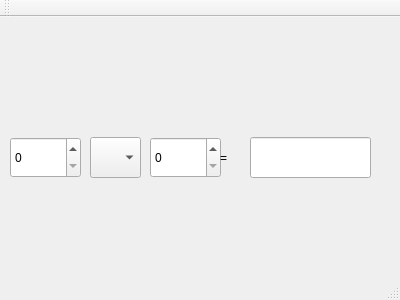
<?xml version="1.0" encoding="UTF-8"?>
<ui version="4.0">
 <class>MainWindow</class>
 <widget class="QMainWindow" name="MainWindow">
  <property name="geometry">
   <rect>
    <x>0</x>
    <y>0</y>
    <width>400</width>
    <height>300</height>
   </rect>
  </property>
  <property name="windowTitle">
   <string>MainWindow</string>
  </property>
  <widget class="QWidget" name="centralWidget">
   <widget class="QComboBox" name="comboBox">
    <property name="geometry">
     <rect>
      <x>90</x>
      <y>120</y>
      <width>51</width>
      <height>41</height>
     </rect>
    </property>
    <property name="maximumSize">
     <size>
      <width>69</width>
      <height>16777215</height>
     </size>
    </property>
    <property name="styleSheet">
     <string notr="true">font: 18pt &quot;MS Shell Dlg 2&quot;;</string>
    </property>
   </widget>
   <widget class="QLineEdit" name="result">
    <property name="geometry">
     <rect>
      <x>250</x>
      <y>120</y>
      <width>121</width>
      <height>41</height>
     </rect>
    </property>
    <property name="styleSheet">
     <string notr="true">font: 14pt &quot;MS Shell Dlg 2&quot;;</string>
    </property>
    <property name="readOnly">
     <bool>true</bool>
    </property>
   </widget>
   <widget class="QSpinBox" name="spinBox">
    <property name="geometry">
     <rect>
      <x>10</x>
      <y>120</y>
      <width>71</width>
      <height>41</height>
     </rect>
    </property>
    <property name="styleSheet">
     <string notr="true">font: 14pt &quot;MS Shell Dlg 2&quot;;</string>
    </property>
   </widget>
   <widget class="QSpinBox" name="spinBox_2">
    <property name="geometry">
     <rect>
      <x>150</x>
      <y>120</y>
      <width>71</width>
      <height>41</height>
     </rect>
    </property>
    <property name="styleSheet">
     <string notr="true">font: 14pt &quot;MS Shell Dlg 2&quot;;</string>
    </property>
   </widget>
   <widget class="QLabel" name="label">
    <property name="geometry">
     <rect>
      <x>220</x>
      <y>130</y>
      <width>31</width>
      <height>21</height>
     </rect>
    </property>
    <property name="styleSheet">
     <string notr="true">
font: 26pt &quot;MS Shell Dlg 2&quot;;</string>
    </property>
    <property name="text">
     <string>=</string>
    </property>
   </widget>
  </widget>
  <widget class="QToolBar" name="mainToolBar">
   <attribute name="toolBarArea">
    <enum>TopToolBarArea</enum>
   </attribute>
   <attribute name="toolBarBreak">
    <bool>false</bool>
   </attribute>
  </widget>
  <widget class="QStatusBar" name="statusBar"/>
 </widget>
 <layoutdefault spacing="6" margin="11"/>
 <resources/>
 <connections/>
</ui>
